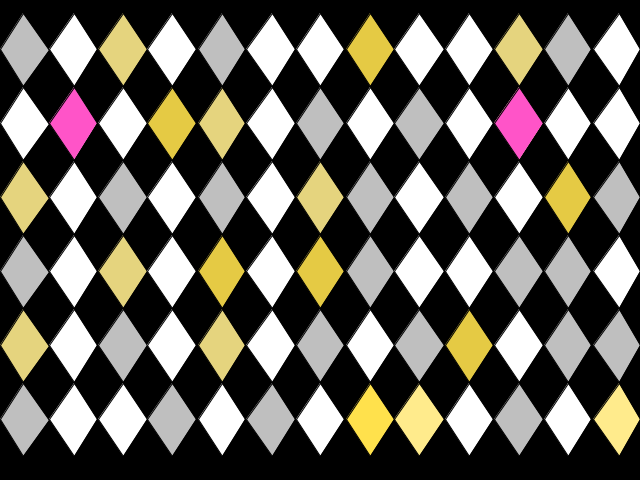
Frame 1 (no input)
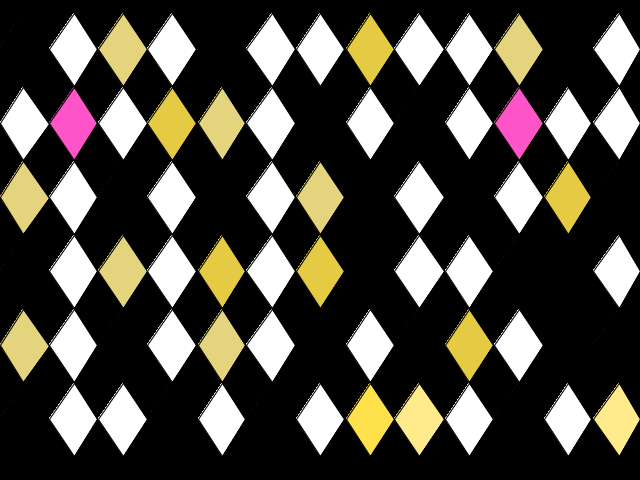
Frame 60 (the mouse pressed at the canvas centre just before this capture)
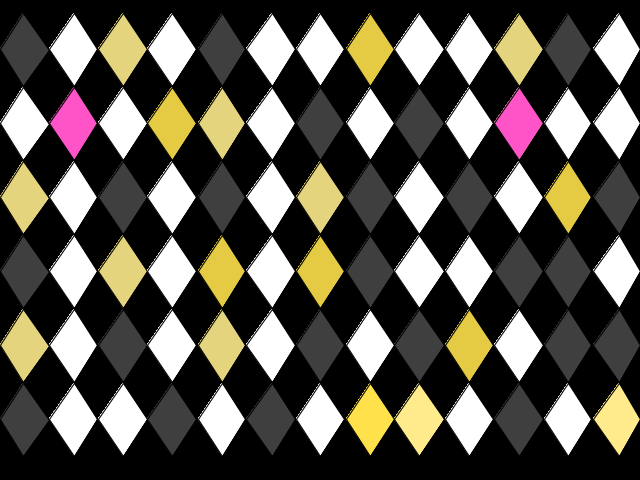
Frame 120 (the mouse held since frame 60 and released just before this capture)

The Processing sketch that drew these frames (run headless with seeded random() and noise(); from frame 60 on, the mouse is pressed at the canvas centre):

// Processing sketch: processing_20414
// ── processing_20414.pde

int y = 13;
int y2= 86;
int x = 49;
int o = 74;



void setup() {
  background (0);
  size (640, 480);
  smooth();
 colorMode(HSB, 360, 100, 100);

}

void draw () {

  float s = second();
  float sMapped = map (s%4 , 0, 4,  0, 100);
 
  float m = minute ();
  float mMapped = map (m%4, 0, 4, 0, 100);
  float mMapped2 = map (m%4, 0, 4, 0, 100);
  
  

  
  //Row 1
  pushMatrix();
  fill (335, 0, sMapped);
  quad (23, y, x, 50, 23, y2, 0, x); // 1x1
  quad (222, y,  245, x, 222, y2, 198, x); //1x5
  quad (568, y, 591, x, 568, y2, 544, x); //1x12
  
    //Row 1 Minute
  fill (mMapped, 45, 90);
  quad (123, y,  147, x, 123, y2, 98, x); //1x3
  quad (519, y, 543, x, 519, y2, 494, x); //1x11
  fill(mMapped2, 70, 90);
  quad (370, y, 394, x, 370, y2, 346, x); //1x8
  
  fill(335, 0, 100);
  quad (74, y, 97, x, 74, y2, 49, x); //1x2 
  quad (172, y, 196, x, 172, y2, 147, x); //1x4
  quad (272, y, 295, x,  272, y2, 246, x); //1x6
  quad (320, y, 344, x, 320, y2, 296, x); //1x7
  quad (419, y, 444, x, 419, y2, 394, x); //1x9
  quad (469, y, 493, x, 469, y2, 445, x ); //1x10
  quad (619, y, 640, x, 619, y2, 593, x); //1x13
  
  popMatrix();
  
  
  
  //Row 2
  pushMatrix();
  translate (0, o);
  fill (335, 0, sMapped);
  quad (74, y, 97, x, 74, y2, 49, x); //2x2 
  quad (320, y, 344, x, 320, y2, 296, x); //2x7
  quad (419, y, 444, x, 419, y2, 394, x); //2x9
  quad (519, y, 543, x, 519, y2, 494, x); //2x11
  
  
      //Row 2 Minute
  fill (mMapped, 45, 90);
  quad (222, y,  245, x, 222, y2, 198, x); //2x5
  quad (519, y, 543, x, 519, y2, 494, x); //2x11
  fill(mMapped2, 70, 90);
  quad (172, y, 196, x, 172, y2, 147, x); //2x4

  fill (355, 0, 100);
  quad (23, y, x, 50, 23, y2, 0, x); // 2x1
  quad (123, y,  147, x, 123, y2, 98, x); //2x3
  quad (272, y, 295, x,  272, y2, 246, x); //2x6
  quad (370, y, 394, x, 370, y2, 346, x); //2x8
  quad (469, y, 493, x, 469, y2, 445, x ); //2x10
  quad (568, y, 591, x, 568, y2, 544, x); //2x12
  quad (619, y, 640, x, 619, y2, 593, x); //2x13
  popMatrix();
  
  //Row 3
  pushMatrix();
  translate (0, o*2);
  fill (335, 0, sMapped);
  quad (123, y,  147, x, 123, y2, 98, x); //3x3
  quad (222, y,  245, x, 222, y2, 198, x); //3x5
  quad (370, y, 394, x, 370, y2, 346, x); //3x8
  quad (469, y, 493, x, 469, y2, 445, x ); //3x10
  quad (619, y, 640, x, 619, y2, 593, x); //3x13
  
     //Row 3 Minute
  fill (mMapped, 45, 90);
  quad (23, y, x, 50, 23, y2, 0, x); // 3x1
  quad (320, y, 344, x, 320, y2, 296, x); //3x7
  fill(mMapped2, 70, 90);
  quad (568, y, 591, x, 568, y2, 544, x); //3x12
  
  fill (355, 0, 100);
  quad (74, y, 97, x, 74, y2, 49, x); //3x2 
  quad (172, y, 196, x, 172, y2, 147, x); //3x4
  quad (272, y, 295, x,  272, y2, 246, x); //3x6
  quad (419, y, 444, x, 419, y2, 394, x); //3x9
  quad (519, y, 543, x, 519, y2, 494, x); //3x11
 

  popMatrix();
  
  //Row 4
  pushMatrix();
  translate (0, o*3);
  fill (335, 0, sMapped);
  
  quad (23, y, x, 50, 23, y2, 0, x); // 4x1
  quad (370, y, 394, x, 370, y2, 346, x); //4x8
  quad (568, y, 591, x, 568, y2, 544, x); //4x12
  quad (519, y, 543, x, 519, y2, 494, x); //4x11
  
  
  
      //Row 4 Minute
  fill (mMapped, 45, 90);
  quad (123, y,  147, x, 123, y2, 98, x); //4x3
  fill(mMapped2, 70, 90);
  quad (222, y,  245, x, 222, y2, 198, x); //4x5
  quad (320, y, 344, x, 320, y2, 296, x); //4x7
  
  fill (355, 0, 100);
  quad (74, y, 97, x, 74, y2, 49, x); //4x2 
  quad (172, y, 196, x, 172, y2, 147, x); //4x4
  quad (272, y, 295, x,  272, y2, 246, x); //4x6
  quad (419, y, 444, x, 419, y2, 394, x); //4x9
  quad (469, y, 493, x, 469, y2, 445, x ); //4x10
  quad (619, y, 640, x, 619, y2, 593, x); //4x13
  popMatrix();
  
  //Row 5
  pushMatrix();
  translate (0, o*4);
  fill (335, 0, sMapped);
  quad (123, y,  147, x, 123, y2, 98, x); //5x3
  quad (320, y, 344, x, 320, y2, 296, x); //5x7
  quad (419, y, 444, x, 419, y2, 394, x); //5x9
  quad (568, y, 591, x, 568, y2, 544, x); //5x12
  quad (619, y, 640, x, 619, y2, 593, x); //5x13
  
      //Row 5 Minute
  fill (mMapped, 45, 90);
   quad (23, y, x, 50, 23, y2, 0, x); // 5x1
   quad (222, y,  245, x, 222, y2, 198, x); //5x5
  fill(mMapped2, 70, 90);
  quad (469, y, 493, x, 469, y2, 445, x ); //5x10
  
  fill (355, 0, 100);
  quad (74, y, 97, x, 74, y2, 49, x); //5x2 
  quad (172, y, 196, x, 172, y2, 147, x); //5x4
  quad (272, y, 295, x,  272, y2, 246, x); //5x6
  quad (370, y, 394, x, 370, y2, 346, x); //5x8
  quad (519, y, 543, x, 519, y2, 494, x); //5x11
  
  
  popMatrix();
  
  //Row 6;
  pushMatrix();
  translate (0, o*5);
  fill(335, 0, sMapped);
   quad (23, y, x, 50, 23, y2, 0, x); // 6x1
    quad (172, y, 196, x, 172, y2, 147, x); //6x4
    quad (272, y, 295, x,  272, y2, 246, x); //6x6
    quad (519, y, 543, x, 519, y2, 494, x); //6x11
    
    //Row 6 Minute
    fill (mMapped, 45, 100);
    quad (419, y, 444, x, 419, y2, 394, x); //6x9
   quad (619, y, 640, x, 619, y2, 593, x); //6x13

  fill(mMapped2, 70, 100);
  quad (370, y, 394, x, 370, y2, 346, x); //6x8
  
  fill (355, 0, 100);
  quad (74, y, 97, x, 74, y2, 49, x); //6x2 
  quad (123, y,  147, x, 123, y2, 98, x); //6x3
  quad (222, y,  245, x, 222, y2, 198, x); //6x5
  quad (320, y, 344, x, 320, y2, 296, x); //6x7
  quad (469, y, 493, x, 469, y2, 445, x ); //6x10
  quad (568, y, 591, x, 568, y2, 544, x); //6x12
  popMatrix();
  
  
  // HOURS
   float h = hour ();
  
  if (h == 1) {
    fill (354, 86, 96);
    quad (74, y, 97, x, 74, y2, 49, x); //1x2
  }
  if (h == 13) {
    fill (354, 86, 96);
    quad (74, y, 97, x, 74, y2, 49, x); //1x2
}
  if (h == 2) {
    pushMatrix ();
    translate (0, o);
    fill (319, 67, 100);
    quad (519, y, 543, x, 519, y2, 494, x); //2x11
    quad (74, y, 97, x, 74, y2, 49, x); //2x2 
    popMatrix();
  } if( h == 14) {
     pushMatrix ();
    translate (0, o);
    fill (319, 67, 100);
    quad (519, y, 543, x, 519, y2, 494, x); //2x11
    quad (74, y, 97, x, 74, y2, 49, x); //2x2 
    popMatrix();
    
  }
  if (h == 3) {
    pushMatrix ();
    translate (0, o*2);
    fill (291, 61, 90);
    quad (370, y, 394, x, 370, y2, 346, x); //3x8
    quad (619, y, 640, x, 619, y2, 593, x); //3x13
    popMatrix();
    pushMatrix();
    translate (0, o*4);
    quad (222, y,  245, x, 222, y2, 198, x); //5x5
    popMatrix();
  } if (h == 15) {
    pushMatrix ();
    translate (0, o*2);
    fill (291, 61, 90);
    quad (370, y, 394, x, 370, y2, 346, x); //3x8
    quad (619, y, 640, x, 619, y2, 593, x); //3x13
    popMatrix();
    pushMatrix();
    translate (0, o*4);
    quad (222, y,  245, x, 222, y2, 198, x); //5x5
    popMatrix();
    
  }
  if (h == 4) {
    pushMatrix ();
    translate (0, o*3);
    fill (265, 61, 90);
    quad (123, y,  147, x, 123, y2, 98, x); //4x3
    quad (370, y, 394, x, 370, y2, 346, x); //4x8
    popMatrix ();
    pushMatrix();
    translate (0, o);
     quad (320, y, 344, x, 320, y2, 296, x); //2x7
     quad (619, y, 640, x, 619, y2, 593, x); //2x13
    popMatrix ();
  } if (h == 16) {
    pushMatrix ();
    translate (0, o*3);
    fill (265, 61, 90);
    quad (123, y,  147, x, 123, y2, 98, x); //4x3
    quad (370, y, 394, x, 370, y2, 346, x); //4x8
    popMatrix ();
    pushMatrix();
    translate (0, o);
     quad (320, y, 344, x, 320, y2, 296, x); //2x7
     quad (619, y, 640, x, 619, y2, 593, x); //2x13
    popMatrix ();
   
  }
  if (h == 5) {
    pushMatrix ();
    fill (234, 61, 90);
    translate (0, o*4);
     quad (419, y, 444, x, 419, y2, 394, x); //5x9
      quad (123, y,  147, x, 123, y2, 98, x); //5x3
    popMatrix ();
    pushMatrix();
   translate (0, o*3);
     quad (23, y, x, 50, 23, y2, 0, x); // 4x1
     quad (519, y, 543, x, 519, y2, 494, x); //4x11
    popMatrix ();
    pushMatrix ();
    translate(0, o*5);
     quad (469, y, 493, x, 469, y2, 445, x ); //6x10
    popMatrix ();
  } if(h == 17) {
    pushMatrix ();
    fill (234, 61, 90);
    translate (0, o*4);
     quad (419, y, 444, x, 419, y2, 394, x); //5x9
      quad (123, y,  147, x, 123, y2, 98, x); //5x3
    popMatrix ();
    pushMatrix();
   translate (0, o*3);
     quad (23, y, x, 50, 23, y2, 0, x); // 4x1
     quad (519, y, 543, x, 519, y2, 494, x); //4x11
    popMatrix ();
    pushMatrix ();
    translate(0, o*5);
     quad (469, y, 493, x, 469, y2, 445, x ); //6x10
    popMatrix ();
    
  }
  if (h == 6) {
    pushMatrix();
    fill (200, 70, 92);
    translate (0, o*5);
    quad (272, y, 295, x,  272, y2, 246, x); //6x6
    quad (519, y, 543, x, 519, y2, 494, x); //6x11
    popMatrix();
    pushMatrix ();
translate (0, o*4);
  quad (320, y, 344, x, 320, y2, 296, x); //5x7
  quad (419, y, 444, x, 419, y2, 394, x); //5x9
  popMatrix();
  pushMatrix();
  translate (0, o*2);
  quad (74, y, 97, x, 74, y2, 49, x); //2x2 
   quad (172, y, 196, x, 172, y2, 147, x); //2x4
  popMatrix();
  }
  if (h == 18) {
    pushMatrix();
    fill (200, 70, 92);
    translate (0, o*5);
    quad (272, y, 295, x,  272, y2, 246, x); //6x6
    quad (519, y, 543, x, 519, y2, 494, x); //6x11
    popMatrix();
    pushMatrix ();
translate (0, o*4);
  quad (320, y, 344, x, 320, y2, 296, x); //5x7
  quad (419, y, 444, x, 419, y2, 394, x); //5x9
  popMatrix();
  pushMatrix();
  translate (0, o*2);
  quad (74, y, 97, x, 74, y2, 49, x); //2x2 
   quad (172, y, 196, x, 172, y2, 147, x); //2x4
  popMatrix();
  }
  if (h == 7) {
  pushMatrix();
  fill (157, 70, 92);
  translate (0,0);
  quad (320, y, 344, x, 320, y2, 296, x); //1x7
  quad (419, y, 444, x, 419, y2, 394, x); //1x9
  quad (619, y, 640, x, 619, y2, 593, x); //1x13
  popMatrix();
  pushMatrix();
  translate (0, o*3);
  quad (272, y, 295, x,  272, y2, 246, x); //4x6
  quad (419, y, 444, x, 419, y2, 394, x); //4x9
  popMatrix();
  pushMatrix();
  translate (0, o*5);
  quad (123, y,  147, x, 123, y2, 98, x); //6x3
  quad (222, y,  245, x, 222, y2, 198, x); //6x5
  popMatrix();
  }
  if (h == 19) {
  pushMatrix();
  fill (157, 70, 92);
  translate (0,0);
  quad (320, y, 344, x, 320, y2, 296, x); //1x7
  quad (419, y, 444, x, 419, y2, 394, x); //1x9
  quad (619, y, 640, x, 619, y2, 593, x); //1x13
  popMatrix();
  pushMatrix();
  translate (0, o*3);
  quad (272, y, 295, x,  272, y2, 246, x); //4x6
  quad (419, y, 444, x, 419, y2, 394, x); //4x9
  popMatrix();
  pushMatrix();
  translate (0, o*5);
  quad (123, y,  147, x, 123, y2, 98, x); //6x3
  quad (222, y,  245, x, 222, y2, 198, x); //6x5
  popMatrix();
}
  
  if (h == 8) {
    pushMatrix();
    fill (119, 70, 92);
    translate (0, o);
   quad (123, y,  147, x, 123, y2, 98, x); //2x3
  quad (272, y, 295, x,  272, y2, 246, x); //2x6
  quad (370, y, 394, x, 370, y2, 346, x); //2x8
  popMatrix();
  pushMatrix();
  translate (0,o*4);
  quad (172, y, 196, x, 172, y2, 147, x); //5x4
  quad (272, y, 295, x,  272, y2, 246, x); //5x6
  quad (370, y, 394, x, 370, y2, 346, x); //5x8
  popMatrix();
  pushMatrix();
  translate (0, o*5);
  quad (222, y,  245, x, 222, y2, 198, x); //6x5
  quad (320, y, 344, x, 320, y2, 296, x); //6x7
  popMatrix();
  
}if (h == 20) {
    pushMatrix();
    fill (119, 70, 92);
    translate (0, o);
   quad (123, y,  147, x, 123, y2, 98, x); //2x3
  quad (272, y, 295, x,  272, y2, 246, x); //2x6
  quad (370, y, 394, x, 370, y2, 346, x); //2x8
  popMatrix();
  pushMatrix();
  translate (0,o*4);
  quad (172, y, 196, x, 172, y2, 147, x); //5x4
  quad (272, y, 295, x,  272, y2, 246, x); //5x6
  quad (370, y, 394, x, 370, y2, 346, x); //5x8
  popMatrix();
  pushMatrix();
  translate (0, o*5);
  quad (222, y,  245, x, 222, y2, 198, x); //6x5
  quad (320, y, 344, x, 320, y2, 296, x); //6x7
  popMatrix();

}
  if (h == 9) {
    pushMatrix();
     fill (80, 100, 100);
     translate (0, o*2);
     quad (74, y, 97, x, 74, y2, 49, x); //3x2 
     quad (172, y, 196, x, 172, y2, 147, x); //3x4
     popMatrix();
     pushMatrix();
     translate (0, o*3);
       quad (419, y, 444, x, 419, y2, 394, x); //4x9
  quad (469, y, 493, x, 469, y2, 445, x ); //4x10
  quad (619, y, 640, x, 619, y2, 593, x); //4x13
    popMatrix();
    pushMatrix();
    translate (0, o*4);
     quad (172, y, 196, x, 172, y2, 147, x); //5x4
  quad (272, y, 295, x,  272, y2, 246, x); //5x6
  quad (370, y, 394, x, 370, y2, 346, x); //5x8
  quad (519, y, 543, x, 519, y2, 494, x); //5x11
  popMatrix();
  }if (h == 20) {
    pushMatrix();
     fill (80, 100, 100);
     translate (0, o*2);
     quad (74, y, 97, x, 74, y2, 49, x); //3x2 
     quad (172, y, 196, x, 172, y2, 147, x); //3x4
     popMatrix();
     pushMatrix();
     translate (0, o*3);
       quad (419, y, 444, x, 419, y2, 394, x); //4x9
  quad (469, y, 493, x, 469, y2, 445, x ); //4x10
  quad (619, y, 640, x, 619, y2, 593, x); //4x13
    popMatrix();
    pushMatrix();
    translate (0, o*4);
     quad (172, y, 196, x, 172, y2, 147, x); //5x4
  quad (272, y, 295, x,  272, y2, 246, x); //5x6
  quad (370, y, 394, x, 370, y2, 346, x); //5x8
  quad (519, y, 543, x, 519, y2, 494, x); //5x11
  popMatrix();
}
   if (h == 10) {
     pushMatrix();
     translate (0, 0);
  fill (58, 100, 100);
   quad (172, y, 196, x, 172, y2, 147, x); //1x4
  quad (272, y, 295, x,  272, y2, 246, x); //1x6
  popMatrix();
  pushMatrix ();
    translate (0, o);
    quad (222, y,  245, x, 222, y2, 198, x); //2x5
    quad (519, y, 543, x, 519, y2, 494, x); //2x11
    popMatrix();
    pushMatrix();
    translate (0, o*3);
     quad (222, y,  245, x, 222, y2, 198, x); //4x5
    quad (320, y, 344, x, 320, y2, 296, x); //4x7
  popMatrix();
  pushMatrix();
  translate (0, o*4);
  quad (320, y, 344, x, 320, y2, 296, x); //5x7
  quad (419, y, 444, x, 419, y2, 394, x); //5x9
  quad (568, y, 591, x, 568, y2, 544, x); //5x12
  popMatrix();
  pushMatrix();
  translate (0, o*5);
  quad (370, y, 394, x, 370, y2, 346, x); //5x8
  popMatrix();

   }
   if ( h == 11) {
   pushMatrix ();
     translate (0, o);
     fill (25, 100, 100);
     quad (370, y, 394, x, 370, y2, 346, x); //2x8
  quad (469, y, 493, x, 469, y2, 445, x ); //2x10
  quad (568, y, 591, x, 568, y2, 544, x); //2x12
  quad (619, y, 640, x, 619, y2, 593, x); //2x13
  popMatrix();
  pushMatrix ();
   translate (0, o*3);
    quad (272, y, 295, x,  272, y2, 246, x); //4x6
  quad (419, y, 444, x, 419, y2, 394, x); //4x9
  quad (469, y, 493, x, 469, y2, 445, x ); //4x10
  quad (619, y, 640, x, 619, y2, 593, x); //4x13
  popMatrix();
  pushMatrix ();
    translate (0, o*5);
    quad (74, y, 97, x, 74, y2, 49, x); //5x2 
  quad (172, y, 196, x, 172, y2, 147, x); //5x4
  quad (272, y, 295, x,  272, y2, 246, x); //5x6
  popMatrix();
   }
    if (h == 10) {
     pushMatrix();
     translate (0, 0);
  fill (58, 100, 100);
   quad (172, y, 196, x, 172, y2, 147, x); //1x4
  quad (272, y, 295, x,  272, y2, 246, x); //1x6
  popMatrix();
  pushMatrix ();
    translate (0, o);
    quad (222, y,  245, x, 222, y2, 198, x); //2x5
    quad (519, y, 543, x, 519, y2, 494, x); //2x11
    popMatrix();
    pushMatrix();
    translate (0, o*3);
     quad (222, y,  245, x, 222, y2, 198, x); //4x5
    quad (320, y, 344, x, 320, y2, 296, x); //4x7
  popMatrix();
  pushMatrix();
  translate (0, o*4);
  quad (320, y, 344, x, 320, y2, 296, x); //5x7
  quad (419, y, 444, x, 419, y2, 394, x); //5x9
  quad (568, y, 591, x, 568, y2, 544, x); //5x12
  popMatrix();
  pushMatrix();
  translate (0, o*5);
  quad (370, y, 394, x, 370, y2, 346, x); //5x8
  popMatrix();

   }
   if ( h == 21) {
   pushMatrix ();
     translate (0, o);
     fill (25, 100, 100);
     quad (370, y, 394, x, 370, y2, 346, x); //2x8
  quad (469, y, 493, x, 469, y2, 445, x ); //2x10
  quad (568, y, 591, x, 568, y2, 544, x); //2x12
  quad (619, y, 640, x, 619, y2, 593, x); //2x13
  popMatrix();
  pushMatrix ();
   translate (0, o*3);
    quad (272, y, 295, x,  272, y2, 246, x); //4x6
  quad (419, y, 444, x, 419, y2, 394, x); //4x9
  quad (469, y, 493, x, 469, y2, 445, x ); //4x10
  quad (619, y, 640, x, 619, y2, 593, x); //4x13
  popMatrix();
  pushMatrix ();
    translate (0, o*5);
    quad (74, y, 97, x, 74, y2, 49, x); //5x2 
  quad (172, y, 196, x, 172, y2, 147, x); //5x4
  quad (272, y, 295, x,  272, y2, 246, x); //5x6
  popMatrix();
   }
 
 if (h == 0) {
   
   pushMatrix();
   translate (0, 0);
    fill (10,  100, 100);
    quad (272, y, 295, x,  272, y2, 246, x); //1x6
    quad (320, y, 344, x, 320, y2, 296, x); //1x7
    quad (419, y, 444, x, 419, y2, 394, x); //1x9
  quad (469, y, 493, x, 469, y2, 445, x ); //1x10
  popMatrix();
  pushMatrix();
  translate (0, o*2);
  quad (74, y, 97, x, 74, y2, 49, x); //3x2 
  quad (172, y, 196, x, 172, y2, 147, x); //3x4
  quad (272, y, 295, x,  272, y2, 246, x); //3x6
  quad (419, y, 444, x, 419, y2, 394, x); //3x9
  popMatrix();
  pushMatrix();
  translate (0, o*3);
  quad (272, y, 295, x,  272, y2, 246, x); //4x6
  quad (419, y, 444, x, 419, y2, 394, x); //4x9
  quad (469, y, 493, x, 469, y2, 445, x ); //4x10
  quad (619, y, 640, x, 619, y2, 593, x); //4x13
  popMatrix();
}
if (h == 22) {
   
   pushMatrix();
   translate (0, 0);
    fill (10,  100, 100);
    quad (272, y, 295, x,  272, y2, 246, x); //1x6
    quad (320, y, 344, x, 320, y2, 296, x); //1x7
    quad (419, y, 444, x, 419, y2, 394, x); //1x9
  quad (469, y, 493, x, 469, y2, 445, x ); //1x10
  popMatrix();
  pushMatrix();
  translate (0, o*2);
  quad (74, y, 97, x, 74, y2, 49, x); //3x2 
  quad (172, y, 196, x, 172, y2, 147, x); //3x4
  quad (272, y, 295, x,  272, y2, 246, x); //3x6
  quad (419, y, 444, x, 419, y2, 394, x); //3x9
  popMatrix();
  pushMatrix();
  translate (0, o*3);
  quad (272, y, 295, x,  272, y2, 246, x); //4x6
  quad (419, y, 444, x, 419, y2, 394, x); //4x9
  quad (469, y, 493, x, 469, y2, 445, x ); //4x10
  quad (619, y, 640, x, 619, y2, 593, x); //4x13
  popMatrix();
}
}

//Click to Blink!
void mousePressed() {
fill (0, 0, 0);
pushMatrix();
quad (74, y, 97, x, 74, y2, 49, x); //1x2 
  quad (172, y, 196, x, 172, y2, 147, x); //1x4
  quad (272, y, 295, x,  272, y2, 246, x); //1x6
  quad (320, y, 344, x, 320, y2, 296, x); //1x7
  quad (419, y, 444, x, 419, y2, 394, x); //1x9
  quad (469, y, 493, x, 469, y2, 445, x ); //1x10
  quad (619, y, 640, x, 619, y2, 593, x); //1x13
  popMatrix();
  
  pushMatrix();
  translate (0, o);
  quad (23, y, x, 50, 23, y2, 0, x); // 2x1
  quad (123, y,  147, x, 123, y2, 98, x); //2x3
  quad (272, y, 295, x,  272, y2, 246, x); //2x6
  quad (370, y, 394, x, 370, y2, 346, x); //2x8
  quad (469, y, 493, x, 469, y2, 445, x ); //2x10
  quad (568, y, 591, x, 568, y2, 544, x); //2x12
  quad (619, y, 640, x, 619, y2, 593, x); //2x13
  popMatrix();
  
  pushMatrix();
  translate (0, o*2);
  quad (74, y, 97, x, 74, y2, 49, x); //3x2 
  quad (172, y, 196, x, 172, y2, 147, x); //3x4
  quad (272, y, 295, x,  272, y2, 246, x); //3x6
  quad (419, y, 444, x, 419, y2, 394, x); //3x9
  quad (519, y, 543, x, 519, y2, 494, x); //3x11
  popMatrix();
  
   pushMatrix();
  translate (0, o*3);
   quad (74, y, 97, x, 74, y2, 49, x); //4x2 
  quad (172, y, 196, x, 172, y2, 147, x); //4x4
  quad (272, y, 295, x,  272, y2, 246, x); //4x6
  quad (419, y, 444, x, 419, y2, 394, x); //4x9
  quad (469, y, 493, x, 469, y2, 445, x ); //4x10
  quad (619, y, 640, x, 619, y2, 593, x); //4x13
  popMatrix();
  
   pushMatrix();
  translate (0, o*4);
  quad (74, y, 97, x, 74, y2, 49, x); //5x2 
  quad (172, y, 196, x, 172, y2, 147, x); //5x4
  quad (272, y, 295, x,  272, y2, 246, x); //5x6
  quad (370, y, 394, x, 370, y2, 346, x); //5x8
  quad (519, y, 543, x, 519, y2, 494, x); //5x11
  popMatrix();

 pushMatrix();
  translate (0, o*5);
  quad (74, y, 97, x, 74, y2, 49, x); //5x2 
  quad (172, y, 196, x, 172, y2, 147, x); //5x4
  quad (272, y, 295, x,  272, y2, 246, x); //5x6
  quad (370, y, 394, x, 370, y2, 346, x); //5x8
  quad (519, y, 543, x, 519, y2, 494, x); //5x11
  popMatrix();

}
